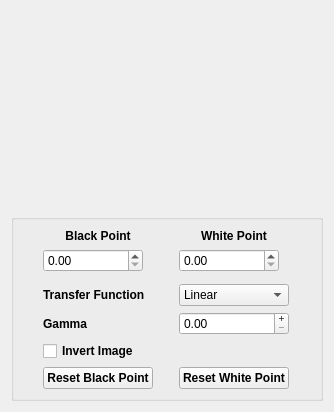
<?xml version="1.0" encoding="UTF-8"?>
<ui version="4.0">
 <class>Form</class>
 <widget class="QWidget" name="Form">
  <property name="geometry">
   <rect>
    <x>0</x>
    <y>0</y>
    <width>334</width>
    <height>412</height>
   </rect>
  </property>
  <property name="sizePolicy">
   <sizepolicy hsizetype="Fixed" vsizetype="Fixed">
    <horstretch>0</horstretch>
    <verstretch>0</verstretch>
   </sizepolicy>
  </property>
  <property name="windowTitle">
   <string>Form</string>
  </property>
  <layout class="QGridLayout" name="gridLayout">
   <item row="1" column="0">
    <widget class="QGroupBox" name="groupBox">
     <property name="sizePolicy">
      <sizepolicy hsizetype="Preferred" vsizetype="Fixed">
       <horstretch>0</horstretch>
       <verstretch>0</verstretch>
      </sizepolicy>
     </property>
     <property name="title">
      <string/>
     </property>
     <layout class="QGridLayout" name="gridLayout_2">
      <item row="3" column="0">
       <widget class="QLabel" name="label_2">
        <property name="font">
         <font>
          <weight>75</weight>
          <bold>true</bold>
         </font>
        </property>
        <property name="text">
         <string>Transfer Function</string>
        </property>
       </widget>
      </item>
      <item row="0" column="0">
       <widget class="QLabel" name="label_3">
        <property name="font">
         <font>
          <weight>75</weight>
          <bold>true</bold>
         </font>
        </property>
        <property name="text">
         <string>Black Point</string>
        </property>
        <property name="alignment">
         <set>Qt::AlignCenter</set>
        </property>
       </widget>
      </item>
      <item row="4" column="2">
       <widget class="QDoubleSpinBox" name="doubleSpinBoxGamma">
        <property name="buttonSymbols">
         <enum>QAbstractSpinBox::PlusMinus</enum>
        </property>
        <property name="singleStep">
         <double>0.100000000000000</double>
        </property>
       </widget>
      </item>
      <item row="3" column="2">
       <widget class="QComboBox" name="comboBoxTransferFunction">
        <item>
         <property name="text">
          <string>Linear</string>
         </property>
        </item>
        <item>
         <property name="text">
          <string>Gamma</string>
         </property>
        </item>
        <item>
         <property name="text">
          <string>Square Root</string>
         </property>
        </item>
        <item>
         <property name="text">
          <string>Cube Root</string>
         </property>
        </item>
        <item>
         <property name="text">
          <string>Sigmoid</string>
         </property>
        </item>
        <item>
         <property name="text">
          <string>Square</string>
         </property>
        </item>
        <item>
         <property name="text">
          <string>GammaLog</string>
         </property>
        </item>
       </widget>
      </item>
      <item row="7" column="0">
       <widget class="QPushButton" name="pushButtonBlackPointReset">
        <property name="font">
         <font>
          <weight>75</weight>
          <bold>true</bold>
         </font>
        </property>
        <property name="text">
         <string>Reset Black Point</string>
        </property>
       </widget>
      </item>
      <item row="2" column="0">
       <widget class="QWidget" name="widget" native="true"/>
      </item>
      <item row="0" column="2">
       <widget class="QLabel" name="label_4">
        <property name="font">
         <font>
          <weight>75</weight>
          <bold>true</bold>
         </font>
        </property>
        <property name="text">
         <string>White Point</string>
        </property>
        <property name="alignment">
         <set>Qt::AlignCenter</set>
        </property>
       </widget>
      </item>
      <item row="6" column="0">
       <widget class="QCheckBox" name="checkBoxInvert">
        <property name="font">
         <font>
          <weight>75</weight>
          <bold>true</bold>
         </font>
        </property>
        <property name="layoutDirection">
         <enum>Qt::LeftToRight</enum>
        </property>
        <property name="autoFillBackground">
         <bool>false</bool>
        </property>
        <property name="text">
         <string>Invert Image</string>
        </property>
       </widget>
      </item>
      <item row="1" column="0">
       <widget class="QDoubleSpinBox" name="sbBlack">
        <property name="sizePolicy">
         <sizepolicy hsizetype="Fixed" vsizetype="Fixed">
          <horstretch>0</horstretch>
          <verstretch>0</verstretch>
         </sizepolicy>
        </property>
        <property name="minimumSize">
         <size>
          <width>100</width>
          <height>0</height>
         </size>
        </property>
        <property name="maximum">
         <double>100.000000000000000</double>
        </property>
       </widget>
      </item>
      <item row="7" column="2">
       <widget class="QPushButton" name="pushButtonWhitePointReset">
        <property name="font">
         <font>
          <weight>75</weight>
          <bold>true</bold>
         </font>
        </property>
        <property name="text">
         <string>Reset White Point</string>
        </property>
       </widget>
      </item>
      <item row="4" column="0">
       <widget class="QLabel" name="label">
        <property name="font">
         <font>
          <weight>75</weight>
          <bold>true</bold>
         </font>
        </property>
        <property name="text">
         <string>Gamma</string>
        </property>
       </widget>
      </item>
      <item row="1" column="2">
       <widget class="QDoubleSpinBox" name="sbWhite">
        <property name="sizePolicy">
         <sizepolicy hsizetype="Fixed" vsizetype="Fixed">
          <horstretch>0</horstretch>
          <verstretch>0</verstretch>
         </sizepolicy>
        </property>
        <property name="minimumSize">
         <size>
          <width>100</width>
          <height>0</height>
         </size>
        </property>
        <property name="maximum">
         <double>100.000000000000000</double>
        </property>
       </widget>
      </item>
     </layout>
    </widget>
   </item>
   <item row="0" column="0">
    <widget class="QWidget" name="widget_2" native="true"/>
   </item>
  </layout>
 </widget>
 <resources/>
 <connections/>
</ui>
